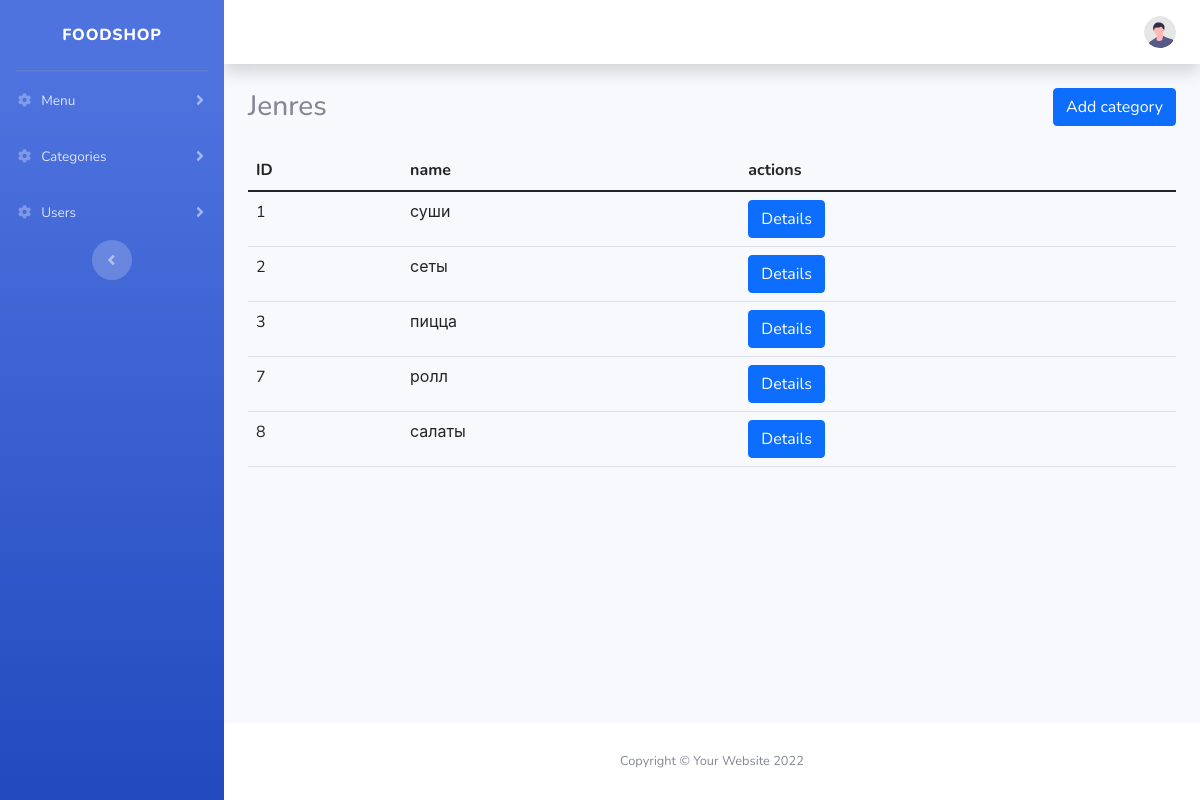
The app's page /admin/categories.php with its own data.
### tables this page shows
CREATE TABLE `categories` (
  `id` int(11) NOT NULL,
  `name` varchar(255) NOT NULL
);

### db.php (called while the page is built, shortened)
<?php
try {
    $conn = new PDO("mysql:host=localhost;dbname=foodshop","root","");
}catch(Exception $e){
    echo $e->getMessage();
}
function getAllCategories(){
    global $conn;
    try{
        $query = $conn->prepare(" SELECT * FROM  categories");
        $query->execute();
        $result = $query->fetchAll();
    }
    catch(Exception $e){
        echo $e->getMessage();
    }
    return $result;
}
?>

### admin/categories.php (the view, shortened to what this page needs)
<!DOCTYPE html>
<html lang="en">
<head>
    <?php require_once 'admin-head.php'; ?>
</head>
<body id="page-top">
    <?php
     require_once 'sidebar-top.php';
     ?>
    <div class="container-fluid">
        <div class="d-sm-flex align-items-center justify-content-between mb-4">
            <h1 class="h3 mb-0 text-gray-800">Jenres</h1>
            <a class="btn btn-primary" href="addcategoryform.php">Add category</a>
        </div>
      <?php
       require_once '../db.php';
      ?>
        <table class="table">
          <thead>
            <tr>
              <th scope="col">ID</th>
              <th scope="col">name</th>
              <th scope="col">actions</th>
            </tr>
          </thead>
          <tbody>
            <?php
                $category = getAllCategories();
                foreach($category as $c){
            ?>
                <tr>
                    <td><?php echo $c['id']; ?></td>
                    <td><?php echo $c['name']; ?></td>
                    <td> <a class="btn btn-primary" href="onecategory.php?id=<?php echo $c['id']; ?>">Details</a></td>
                </tr>
            <?php
                }
            ?>
          </tbody>
        </table>
    </div>
    <?php
     require_once 'sidebar-bottom.php';
    ?>
</body>
</html>

### admin/css/sb-admin-2.css (style rules this page uses)
:root { --blue: #4e73df; --indigo: #6610f2; --purple: #6f42c1; --pink: #e83e8c; --red: #e74a3b; --orange: #fd7e14; --yellow: #f6c23e; --green: #1cc88a; --teal: #20c9a6; --cyan: #36b9cc; --white: #fff; --gray: #858796; --gray-dark: #5a5c69; --primary: #4e73df; --secondary: #858796; --success: #1cc88a; --info: #36b9cc; --warning: #f6c23e; --danger: #e74a3b; --light: #f8f9fc; --dark: #5a5c69; --breakpoint-xs: 0; --breakpoint-sm: 576px; --breakpoint-md: 768px; --breakpoint-lg: 992px; --breakpoint-xl: 1200px; --font-family-sans-serif: "Nunito", -apple-system, BlinkMacSystemFont, "Segoe UI", Roboto, "Helvetica Neue", Arial, sans-serif, "Apple Color Emoji", "Segoe UI Emoji", "Segoe UI Symbol", "Noto Color Emoji"; --font-family-monospace: SFMono-Regular, Menlo, Monaco, Consolas, "Liberation Mono", "Courier New", monospace; }
*, *::before, *::after { box-sizing: border-box; }
html { font-family: sans-serif; line-height: 1.15; -webkit-text-size-adjust: 100%; -webkit-tap-highlight-color: rgba(0, 0, 0, 0); }
body { margin: 0; font-family: "Nunito", -apple-system, BlinkMacSystemFont, "Segoe UI", Roboto, "Helvetica Neue", Arial, sans-serif, "Apple Color Emoji", "Segoe UI Emoji", "Segoe UI Symbol", "Noto Color Emoji"; font-size: 1rem; font-weight: 400; line-height: 1.5; color: #858796; text-align: left; background-color: #fff; }
h1, h2, h3, h4, h5, h6 { margin-top: 0; margin-bottom: 0.5rem; }
a { color: #4e73df; text-decoration: none; background-color: transparent; }
@media (min-width: 576px) { .d-sm-flex { display: flex !important; } }
html { position: relative; min-height: 100%; }
body { height: 100%; }
.container, .container-fluid, .container-sm, .container-md, .container-lg, .container-xl { padding-left: 1.5rem; padding-right: 1.5rem; }

### records on screen
categories: id "1", name "суши"
categories: id "2", name "сеты"
categories: id "3", name "пицца"
categories: id "7", name "ролл"
categories: id "8", name "салаты"
